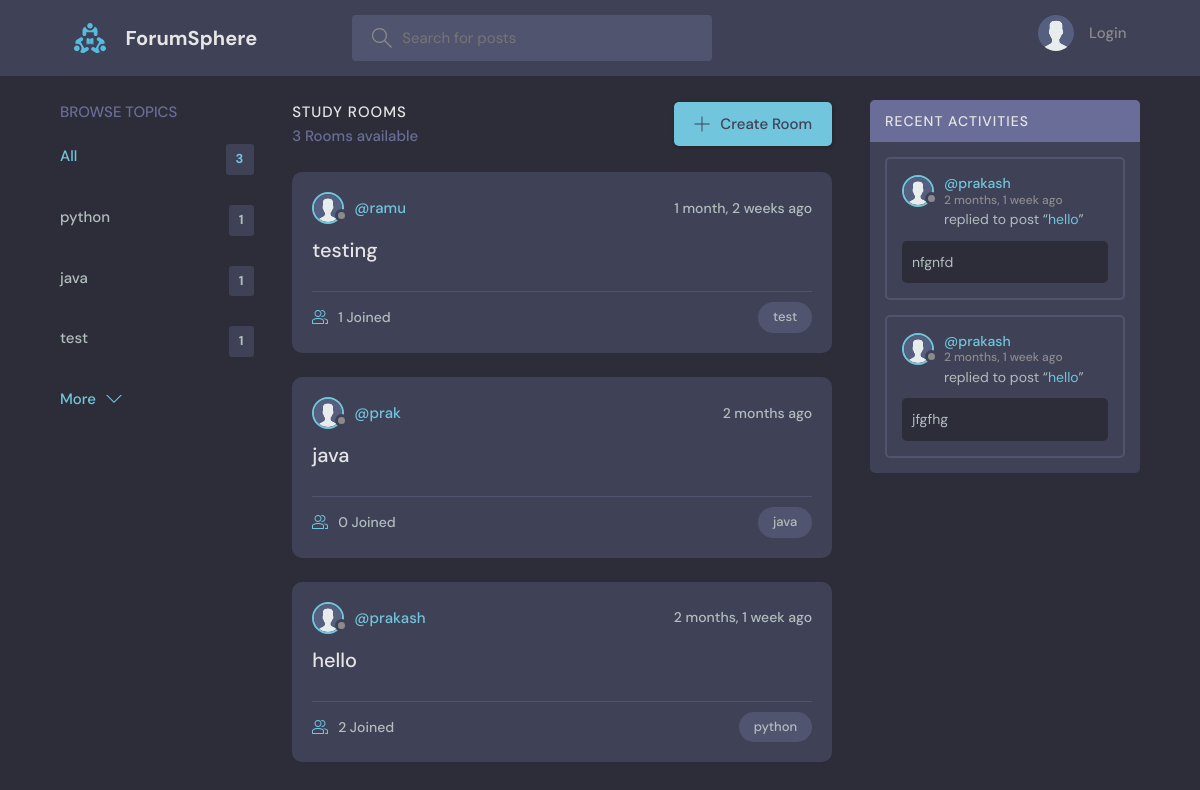
The page / on the database its author committed.
### base/models.py (models this page shows, shortened)
class Topic(models.Model):
    name = models.CharField(max_length=200)

class Room(models.Model):
    host = models.ForeignKey(User, on_delete=models.SET_NULL, null=True)
    topic = models.ForeignKey(Topic, on_delete=models.SET_NULL, null=True)
    name = models.CharField(max_length=200)
    description = models.TextField(null=True, blank=True)
    participants = models.ManyToManyField(
        User, related_name='participants', blank=True)
    updated = models.DateTimeField(auto_now=True)
    created = models.DateTimeField(auto_now_add=True)
    class Meta:
        ordering = ['-updated', '-created']
    def __str__(self):
        return self.name

class User(AbstractUser):
    name = models.CharField(max_length=200, null=True)
    email = models.EmailField(unique=True, null=True)
    bio = models.TextField(null=True)
    avatar = models.ImageField(null=True, default="avatar.svg")
    USERNAME_FIELD = 'email'
    REQUIRED_FIELDS = []

class Message(models.Model):
    user = models.ForeignKey(User, on_delete=models.CASCADE)
    room = models.ForeignKey(Room, on_delete=models.CASCADE)
    body = models.TextField()
    updated = models.DateTimeField(auto_now=True)
    created = models.DateTimeField(auto_now_add=True)
    class Meta:
        ordering = ['-updated', '-created']

### base/views.py (the view)
# urls.py: path('', views.home, name="home"),
def home(request):
    q = request.GET.get('q') if request.GET.get('q') != None else ''
    rooms = Room.objects.filter(
        Q(topic__name__icontains=q) |
        Q(name__icontains=q) |
        Q(description__icontains=q)
    )
    topics = Topic.objects.all()[0:5]
    room_count = rooms.count()
    room_messages = Message.objects.filter(
        Q(room__topic__name__icontains=q))[0:3]
    context = {'rooms': rooms, 'topics': topics,
               'room_count': room_count, 'room_messages': room_messages}
    return render(request, 'base/home.html', context)

### base/templates/base/home.html (shortened to what this page needs)
{% extends 'main.html' %}
{% block content %}
<main class="layout layout--3">
  <div class="container">
    {% include 'base/topics_component.html' %}
    <div class="roomList">
      <div class="roomList__header">
        <div>
          <h2>Study Rooms</h2>
          <p>{{room_count}} Rooms available</p>
        </div>
        <a class="btn btn--main" href="{% url 'create-room' %}">
          <svg version="1.1" xmlns="http://www.w3.org/2000/svg" width="32" height="32" viewBox="0 0 32 32">
            <title>add</title>
            <path
              d="M16.943 0.943h-1.885v14.115h-14.115v1.885h14.115v14.115h1.885v-14.115h14.115v-1.885h-14.115v-14.115z">
            </path>
          </svg>
          Create Room
        </a>
      </div>
      {% include 'base/feed_component.html' %}
    </div>
    {% include 'base/activity_component.html' %}
  </div>
</main>
{% endblock %}

### base/templates/base/topics_component.html
<div class="topics">
    <div class="topics__header">
        <h2>Browse Topics</h2>
    </div>
    <ul class="topics__list">
        <li>
            <a href="{% url 'home' %}" class="active">All <span>{{topics.count}}</span></a>
        </li>
        {% for topic in topics %}
        <li>
            <a href="{% url 'home' %}?q={{topic.name}}">{{topic.name}}<span>{{topic.room_set.all.count}}</span></a>
        </li>
        {% endfor %}
    </ul>
    <a class="btn btn--link" href="{% url 'topics' %}">
        More
        <svg version="1.1" xmlns="http://www.w3.org/2000/svg" width="32" height="32" viewBox="0 0 32 32">
            <title>chevron-down</title>
            <path d="M16 21l-13-13h-3l16 16 16-16h-3l-13 13z"></path>
        </svg>
    </a>
</div>

### base/templates/base/feed_component.html (shortened to what this page needs)
{% for room in rooms %}
<div class="roomListRoom">
    <div class="roomListRoom__header">
        <a href="{% url 'user-profile' room.host.id %}" class="roomListRoom__author">
            <div class="avatar avatar--small">
                <img src="{{room.host.avatar.url}}" />
            </div>
            <span>@{{room.host.username}}</span>
        </a>
        <div class="roomListRoom__actions">
            <span>{{room.created|timesince}} ago</span>
        </div>
    </div>
    <div class="roomListRoom__content">
        <a href="{% url 'room' room.id %}">{{room.name}}</a>
    </div>
    <div class="roomListRoom__meta">
        <a href="{% url 'room' room.id %}" class="roomListRoom__joined">
            {{room.participants.all.count}} Joined
        </a>
        <p class="roomListRoom__topic">{{room.topic.name}}</p>
    </div>
</div>
{% endfor %}

### base/templates/base/activity_component.html (shortened to what this page needs)
<div class="activities">
    <div class="activities__header">
        <h2>Recent Activities</h2>
    </div>
    {% for message in room_messages %}
    <div class="activities__box">
        <div class="activities__boxHeader roomListRoom__header">
            <a href="{% url 'user-profile' message.user.id %}" class="roomListRoom__author">
                <div class="avatar avatar--small">
                    <img src="{{message.user.avatar.url}}" />
                </div>
                <p>
                    @{{message.user.username}}
                    <span>{{message.created|timesince}} ago</span>
                </p>
            </a>
        </div>
        <div class="activities__boxContent">
            <p>replied to post “<a href="{% url 'room' message.room.id %}">{{message.room}}</a>”</p>
            <div class="activities__boxRoomContent">{{message.body}}</div>
        </div>
    </div>
    {% endfor %}
</div>

### rows shown on the page
Topic: name "python", room_set.all.count "1"
Topic: name "java", room_set.all.count "1"
Topic: name "test", room_set.all.count "1"
Room: host.avatar (placeholder picture), host.username "ramu", created "1 month, 2 weeks", name "testing", participants.all.count "1", topic.name "test"
Room: host.avatar (placeholder picture), host.username "prak", created "2 months", name "java", participants.all.count "0", topic.name "java"
Room: host.avatar (placeholder picture), host.username "prakash", created "2 months, 1 week", name "hello", participants.all.count "2", topic.name "python"
Message: user.avatar (placeholder picture), user.username "prakash", created "2 months, 1 week", room "hello", body "nfgnfd"
Message: user.avatar (placeholder picture), user.username "prakash", created "2 months, 1 week", room "hello", body "jfgfhg"

### other values the page prints
{{ topics.count }} "3"
{{ room_count }} "3"
